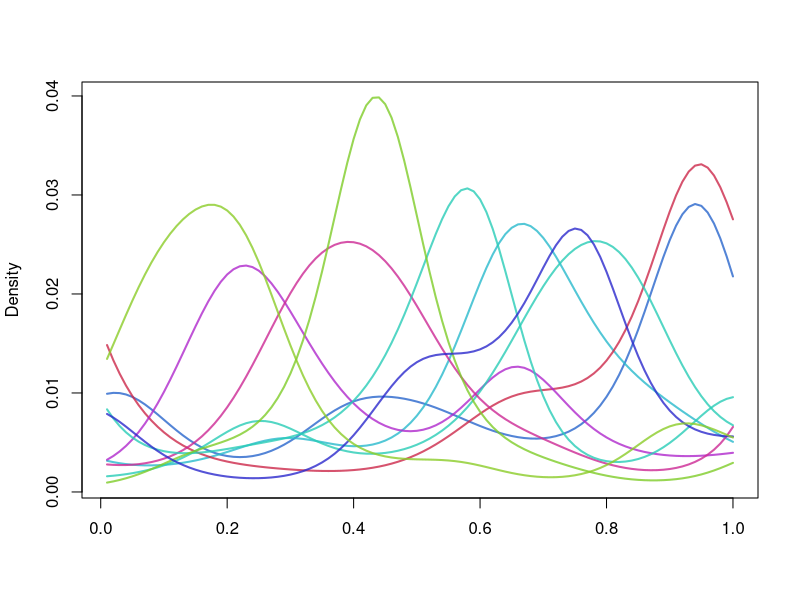
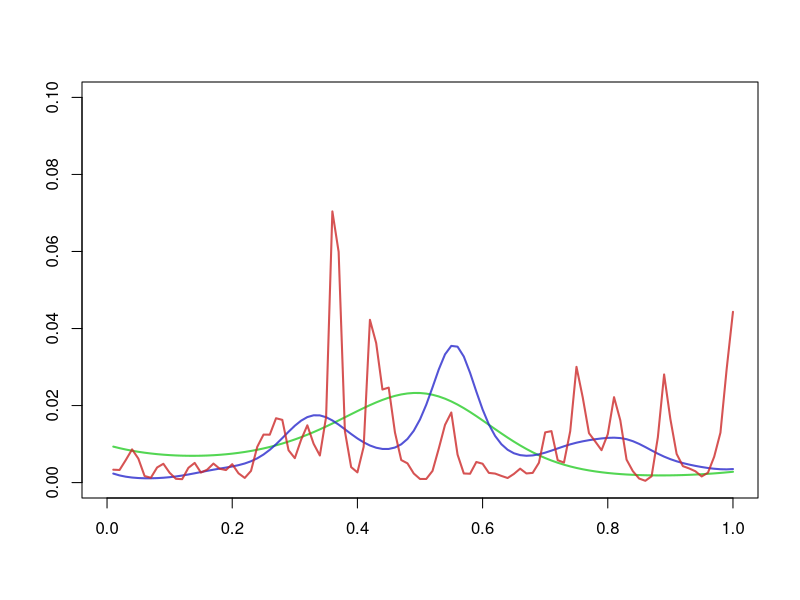
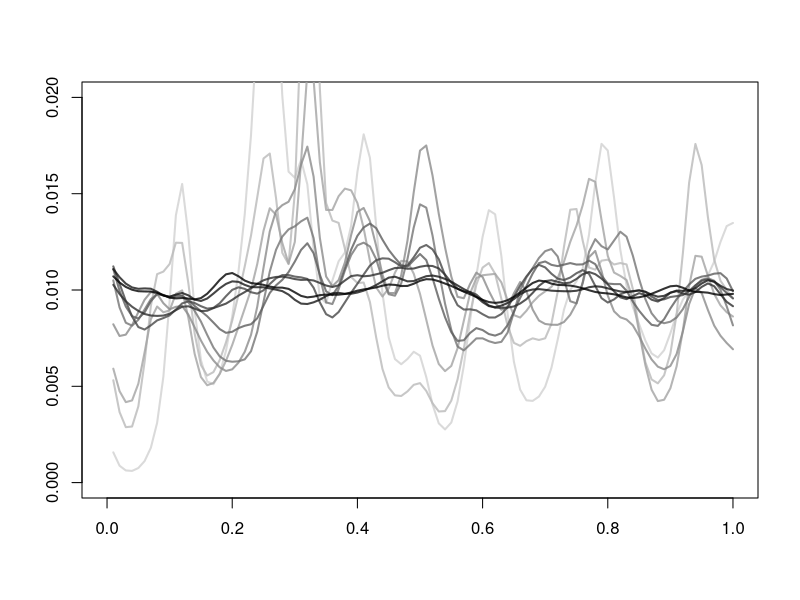
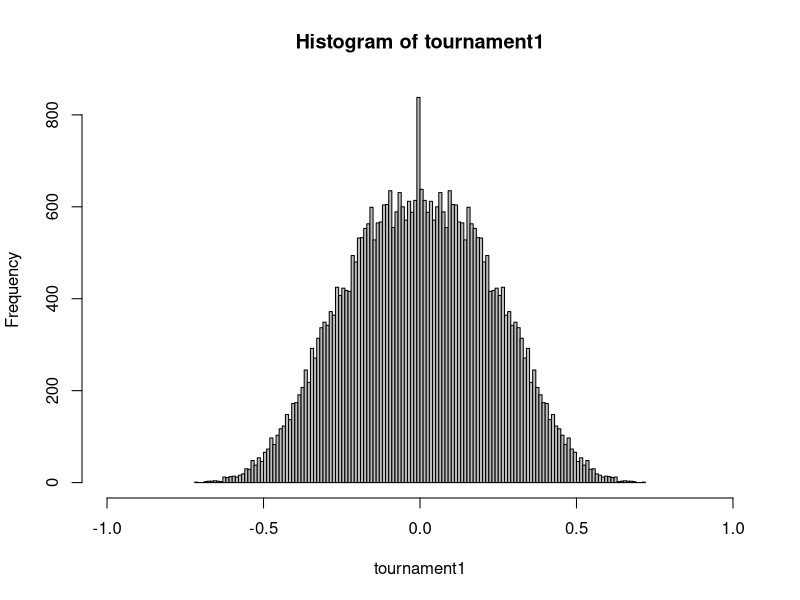

Write the R code that produced these figures, in order.
## ---- chunk 1
library(mvtnorm)   # FIXME use stat package version of this?
gp.dice = function(n = 100, num.dice = 1000, length.scale = 0.2) {
  x = c(1:n) / n
  d = (outer(x, x, "-") / length.scale)^2
  s = exp(-d)
  y1 = rmvnorm(num.dice, mean=rep(0,n), sigma=s)
  y = exp(y1)
  y = y / apply(y, 1, sum)
  y
}
## ---- chunk 2
set.seed(123)
n = 100
x = c(1:n) / n
y = gp.dice(n=n)
ylim = range(y[1:10,])
plot(x,y[1,], ylim=ylim, type="n", xlab="", ylab="Density")
for(i in 1:10)
  lines(x, y[i,], col=hsv(runif(1), 0.8, 0.8, 0.8), lwd=2,
    xlab="dice value", ylab="probability")

## ---- chunk 3
ylim=c(0, 0.1)
length.scale = c(0.3,0.1,0.02)
plot(1,1, xlim=c(0,1), ylim=ylim, type="n", xlab="", ylab="")
for(i in 1:3) {
  y1 = gp.dice(n=100, num.dice=3, length.scale=length.scale[i])
  range(y1)
  for(j in 1:1) {
    lines(x, y1[j,], ylim=c(0, max(y1)), col=hsv(i/3, 0.8, 0.8, 0.8),lwd=2)
  }
}
## ---- chunk 4
y = gp.dice(n=100, num.dice=1024, length.scale=0.05)
plot(1,1, xlim=c(0,1), ylim=c(0, 2*mean(y)), type="n", xlab="", ylab="")
for(i in 1:10) {
  y1 = apply(y[1:(2^i),], 2, mean)
  lines(x, y1, col=hsv(0, 0, (10-i)/11, 0.8),lwd=2)
}

# only use first few dice for further simulations
y = y[1:200,]
## ---- chunk 5
# Given a matrix of dice, computes the probability that each die beats
# each other die.
#   dice.dist: the distribution of the dice, with one row per die
#   Returns: matrix of the probability of A beating B
dice.tournament = function(dice.dist) {
  n = ncol(dice.dist)
  # compute a matrix with 1 in the upper triangle, -1 in the lower
  # triangle, and 0 on the diagonal
  s = matrix(NA, n, n)
  for(i in 1:n)
    for(j in 1:n)
      s[i,j] = sign(i - j)
  num.dice = nrow(dice.dist)
  r = matrix(NA, num.dice, num.dice)
  for(i in 1:num.dice)
    for(j in 1:num.dice) {
      # compute probability of each outcome, and add them up
      p = outer(dice.dist[i,], dice.dist[j,])
      r[i,j] = sum(p * s)
    }
  r
}
tournament1 = dice.tournament(y)
## ---- chunk 6
hist(tournament1, xlim=c(-1,1), breaks=200, col="grey")
## ---- chunk 7
test.transitivity = function(tournament.result) {
  # binarize this, for simplicity
  A = tournament.result > 0
  n = nrow(tournament.result)
  n.AB.and.BC = 0
  n.AC = 0
  n.CA = 0
  # no doubt this could be done faster
  for(i in 1:n)
    for(j in 1:n)
      for(k in 1:n)
        if ((i!=j) && (j!=k) && (i!=k) && (A[i,j]) && (A[j,k])) {
          n.AB.and.BC = n.AB.and.BC + 1
          if (A[i,k])
            n.AC = n.AC + 1
          if (A[k,i])
            n.CA = n.CA + 1
        }

  c(n.AB.and.BC = n.AB.and.BC, n.AC = n.AC, n.CA = n.CA, mean.A = mean(A))
}
test.transitivity(tournament1)
## ---- chunk 8
# Computes expected value of a function, expected to be a
# probability density on equally-spaced points in [0,1].
expected.value = function(p) {
  p = p / sum(p)  # normalize; shouldn't be needed
  n = length(p)
  sum( p * c(1:n) / n )
}
# Deprecated.
reweight.dist.deprecated.1 = function(p) {
  n = length(p)
  i = trunc(n * expected.value(p) + 0.5)
  if (i<0) i = 0
  if (i>n) i = n
  # pad the original distribution with zeros
  z = function(num.zeros) if (num.zeros==0) c() else rep(0, num.zeros)
  r = c(z(n-i), p, z(i))
  r / sum(r)
}
# Deprecated.
reweight.dist.deprecated.2 = function(p) {
  n = length(p)
  a = 1:n
  b = n:1
  a.s = sum(a * p)
  b.s = sum(b * p)
  r = p * (a.s * b + b.s * a)
  r / sum(r)
}
# Reweights a distribution to have expected value 0.5 .
reweight.dist = function(p) {
  n = length(p)
  i = c(1:n) / n
  f = function(m) {
    (expected.value(p*exp(m*i)) - 0.5)^2
  }
  m = optimize(f, c(-30, 30))$minimum
  r = p*exp(m*i)
  r / sum(r)
}
y.centered = t(apply(y, 1, reweight.dist))
## ---- chunk 9
tournament2 = dice.tournament(y.centered)
test.transitivity(tournament2)
